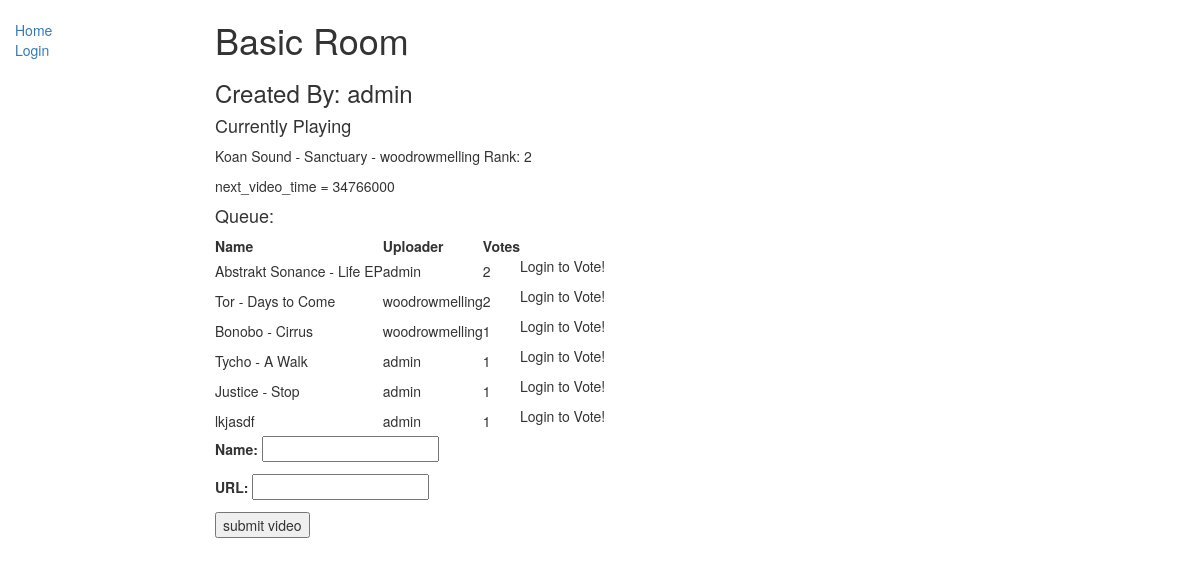
Screenshot of /partyplay/basicroom/ with the database file from the repository.
### PartyPlay/models.py (models this page shows, shortened)
class Room(models.Model):
    name = models.CharField(max_length=200)
    url = models.CharField(max_length=200, default=str(name), primary_key=True)
    public = models.BooleanField(default=True)
    creator = models.ForeignKey(User, on_delete=models.SET_NULL, null=True)
    current_video = models.ForeignKey('Video', null=True, blank=True,  on_delete=models.SET_NULL, related_name='currently_playing')
    next_time = models.DateTimeField(null=True, blank=True)

class Video(models.Model):
    room = models.ForeignKey(Room, on_delete=models.SET_NULL, null=True)
    video_url = models.CharField(max_length=2083)
    video_name = models.CharField(max_length=200)
    duration = models.DurationField(default=datetime.timedelta(seconds=30))
    uploader = models.ForeignKey(User, on_delete=models.SET_NULL, null=True, related_name='uploader_user')
    date_uploaded = models.DateTimeField(auto_now_add=True)
    played = models.BooleanField(default = False)
    voters = models.ManyToManyField(User, related_name='vote_users', blank=True)

### PartyPlay/views.py (the view)
# urls.py: url(r'^(?P<pk>.+)/$', views.RoomModelDetailView.as_view(), name='room-detail-view'),
class RoomModelDetailView(generic.DetailView):
    model = Room
    context_object_name = 'room_data'
    template_name = 'partyplay/roommodel_detail.html'
    upload_form = UploadVideoForm
    def get_context_data(self, **kwargs):
        context = super(RoomModelDetailView, self).get_context_data(**kwargs)
        top_songs = get_ordered_videos(self.object)
        context['queue'] = top_songs
        context['current_video'] = self.object.current_video
        context['time_until_next'] = get_time_until_next(self.object)
        if auth.user_logged_in:
            upvoted = []
            for video in top_songs:
                if video.voters.filter(pk=self.request.user.pk).exists():
                    upvoted.append(video)
            context['upvoted'] = upvoted
        context['upload_form'] = self.upload_form
        return context

### PartyPlay/helper_functions.py (called while the page is built)
def get_ordered_videos(room):
    return room.video_set.filter(played=False).annotate(votes_count=Count('voters')).order_by('-votes_count')

def get_time_until_next(room):
    next_time = timezone.localtime(room.next_time)
    now = timezone.localtime(timezone.now())
    difference = next_time - now
    return int(difference.seconds) * 1000

### PartyPlay/templates/partyplay/roommodel_detail.html (shortened to what this page needs)
{% extends 'base_generic.html' %}
{% block content %}
    {% load static %}
    <h1>{{ room_data.name }}</h1>
    <h3>Created By: {{ room_data.creator }}</h3>
        <h4>Currently Playing</h4>
    <div class="video_and_queue">
        {% include 'partyplay/video_and_queue.html' %}
    </div>
    {% if upload_form %}
    <form  action="" method='POST' id="post-form">
        {{ upload_form.as_p }}
        <input type="submit" value="submit video" />
    </form>
    {% endif %}
{% endblock %}

### PartyPlay/templates/partyplay/video_and_queue.html (shortened to what this page needs)
{% if current_video %}
    <p>{{ current_video.video_name }} - {{ current_video.uploader }} Rank: {{ current_video.voters.all.count }}</p>
    <p>next_video_time = {{ time_until_next }}</p>
    <div id='video_list'>
    <h4>Queue:</h4>
    <table>
        <thead>
        <tr>
            <th>Name</th>
            <th>Uploader</th>
            <th>Votes</th>
            <th></th>
        </tr>
        </thead>
        <tbody class="table_body">
            {% include 'partyplay/queue_body.html' %}
        </tbody>
    </table>
</div>
{% else %}
    <p>No videos in the queue, Upload your own!</p>
{% endif %}

### PartyPlay/templates/partyplay/queue_body.html
{% for video in queue %}
    <tr>
    <td >{{ video.video_name }}</td>
    <td>{{ video.uploader }}</td>
    <td>{{ video.voters.count }}</td>
    <td>
        {% if user.is_authenticated %}
            <button id="btn-{{ video.pk }}" class="button-item" >vote</button>
        {% else %}
            <p>Login to Vote!</p>
        {% endif %}
    </td>
    </tr>
{% endfor %}

### rows the page displays
Room: name "Basic Room", creator "admin"
Video: video_name "Koan Sound - Sanctuary", uploader "woodrowmelling", voters.all.count "2"
Video: video_name "Abstrakt Sonance - Life EP", uploader "admin", voters.count "2"
Video: video_name "Tor - Days to Come", uploader "woodrowmelling", voters.count "2"
Video: video_name "Bonobo - Cirrus", uploader "woodrowmelling", voters.count "1"
Video: video_name "Tycho - A Walk", uploader "admin", voters.count "1"
Video: video_name "Justice - Stop", uploader "admin", voters.count "1"
Video: video_name "lkjasdf", uploader "admin", voters.count "1"

### other values shown
{{ time_until_next }} "34766000"
